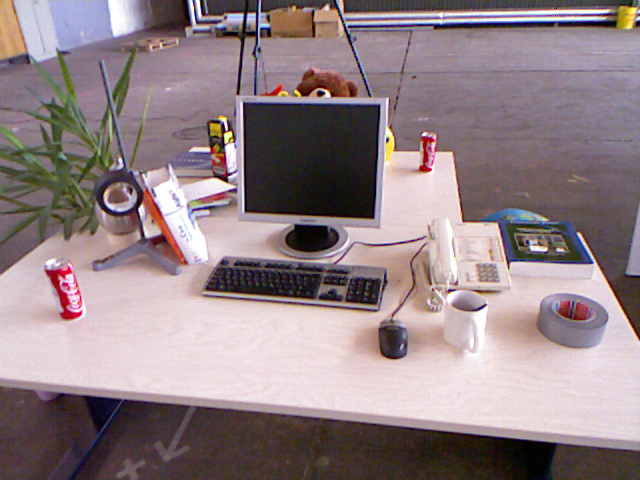
#> input picture Project5/Data/rgb/image1.png, 640 x 480 px
$ python 3d_reconstruct.py
#> lines starting #> are read from the running program, lines starting #| are printed output that depends on the picture
#!/usr/bin/env python3
"""CIS 693 - Project 5.

Author: John Oyster
Date:   June 26, 2020
Description:

    The objective of this project is to perform 3D indoor scene reconstruction.

    1. Write a program to create a 3D point cloud model based on the pinhole
       camera model. Use one RGB-D image (image1 rgb with image1 depth) that
       is captured using a Kinect camera, see included Data5.

       The essential parameters of RGB-D Microsoft Kinect Camera are as following:

       - Focal length:
            f_x = 521
            f_y = 521
       - Camera center:
            c_x = 325
            c_y = 250

    2. Repeat part 1 using two RGB-D images (image1 rgb with image1 depth and
       image2 rgb with image2 depth) to estimate the camera position assuming
       the camera position of image1 is at the origin (0,0,0).

       - To estimate the camera transformation matrix (T), apply Iterative
         Closed Point (ICP) method using point-to-plane error metric (or you
         may use any built-in function).
       - Once the T is estimated, transform point cloud of image 2 to image 1
         camera coordinates (you use any built-in function).
       - At the end, merge the two 3D point clouds.
"""
#  Copyright (c) 2020. John Oyster in agreement with Cleveland State University.
import copy
import numpy as np
import cv2
from mpl_toolkits.mplot3d import Axes3D
from matplotlib import pyplot as plt
import open3d as o3d


def point_cloud_pinhole(rgb_image, depth_image):
    # Get image properties
    width, height = rgb_image.shape[:2]
    depth_resolution = np.iinfo(depth_image.dtype).max

    # Define camera properties
    # Focal length:
    f_x = 521.0
    f_y = 521.0

    # Camera center:
    c_x = 325.0
    c_y = 250.0

    # Check images
    if rgb_image.shape[:2] != depth_image.shape[:2]:
        print("[DEBUG] Images need to have same shape")

    # Need to estimate the Image Transformation Matrix Ti
    # Where,
    #            Ti = [[R_i, t_i],
    #                  [0,   1]]
    #            R_i is from SO(3) rotation matrix
    #            t_ is from R^3 translation vector
    #
    #            p = pi(P) = (f_x (X/Z) + c_x,  f_y (y/Z) + c_y)^T
    cloud_list = []
    for row in range(width):
        for col in range(height):
            depth_val = np.float32(depth_image[row, col]) / 10000
            if depth_val == 0:
                continue
            projected_x = depth_val * (row - c_x) / f_x
            projected_y = depth_val * (col - c_y) / f_y
            r_pixel, g_pixel, b_pixel = rgb_image[row, col]
            datum = (projected_x, projected_y, depth_val, r_pixel, g_pixel, b_pixel)
            cloud_list.append(datum)

    return np.array(cloud_list)


def plot_point_cloud(cloud_list):

    fig = plt.figure()
    ax = fig.add_subplot(111, projection='3d')
    ax.set_xlim(cloud_list[:, 0].min(), cloud_list[:, 0].max())
    ax.set_ylim(cloud_list[:, 1].min(), cloud_list[:, 1].max())
    ax.set_zlim(cloud_list[:, 2].min(), cloud_list[:, 2].max())
    ax.set_xlabel('Width')
    ax.set_ylabel('Height')
    ax.set_zlabel('Depth')
    ax.scatter(cloud_list[:, 0], cloud_list[:, 1], cloud_list[:, 2])
    plt.show()


# [60 lines left out: functions draw_registration_result, pairwise_registration, full_registration, not called in this run]

# =====================================================================
# Above Functions taken from Open3D Documentation
# =====================================================================


def main():
    """Execute this routine if this file is called directly.

    This function is used to test the parameters of the SIFT method
    and make sure that it works.

    :return:        Errno = 0 if good
    :rtype:         int
    """
    # Get Images
    image1_rgb = cv2.imread("./Data/rgb/image1.png")
#> image1_rgb is the input picture: shape (480, 640, 3); mean B, G, R 133.9, 129.9, 146.3
    image1_rgb = cv2.cvtColor(image1_rgb, cv2.COLOR_BGR2RGB)
    image1_depth = cv2.imread("./Data/depth/image1.png")
    image1_depth = cv2.cvtColor(image1_depth, cv2.COLOR_BGR2GRAY)
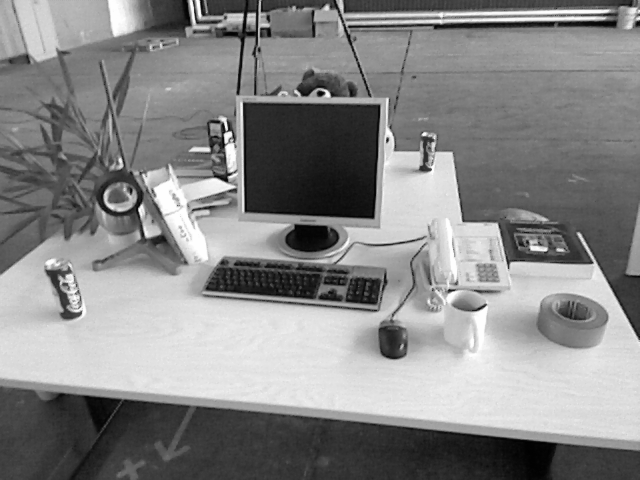
#> image1_depth: shape (480, 640); min 1, max 254, mean 135.2
    image2_rgb = cv2.imread("./Data/rgb/image2.png")
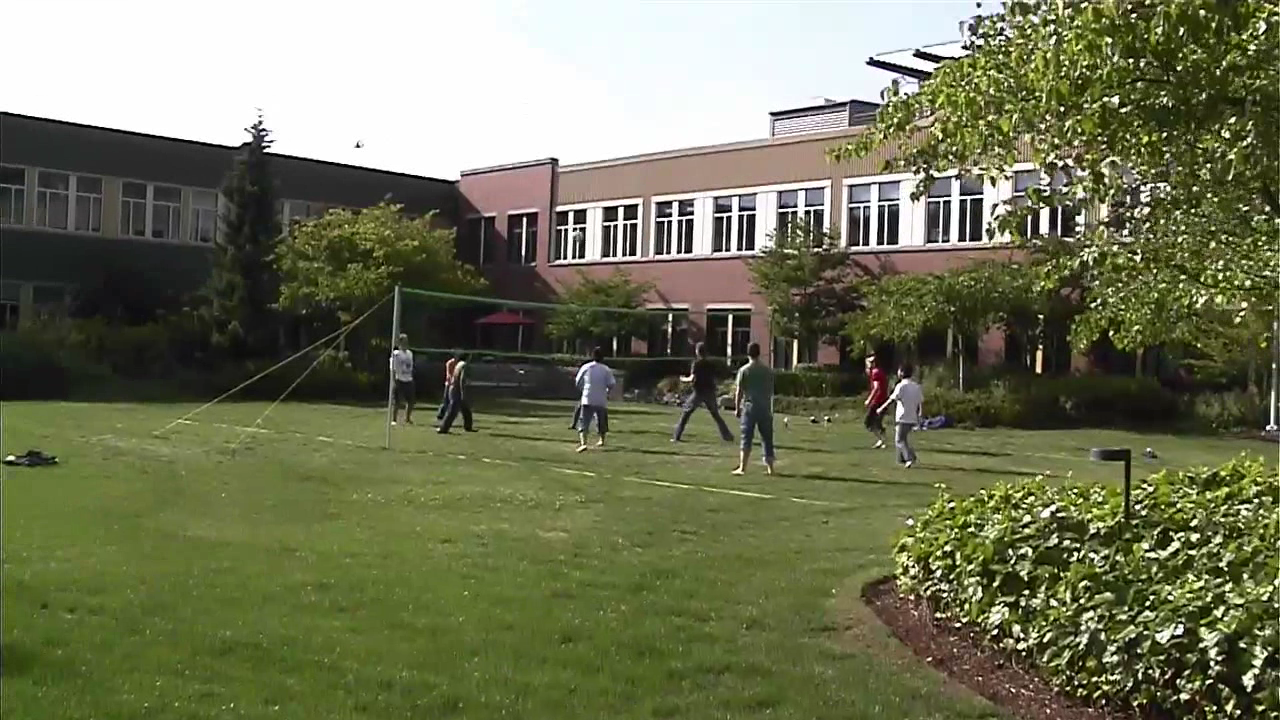
#> input picture Project4/Data/image2.png, 1280 x 720 px, found by its file name
#> image2_rgb is the input picture: shape (720, 1280, 3); mean B, G, R 86.1, 115, 111.4
    image2_rgb = cv2.cvtColor(image2_rgb, cv2.COLOR_BGR2RGB)
    image2_depth = cv2.imread("./Data/depth/image2.png")
    image2_depth = cv2.cvtColor(image2_depth, cv2.COLOR_BGR2GRAY)
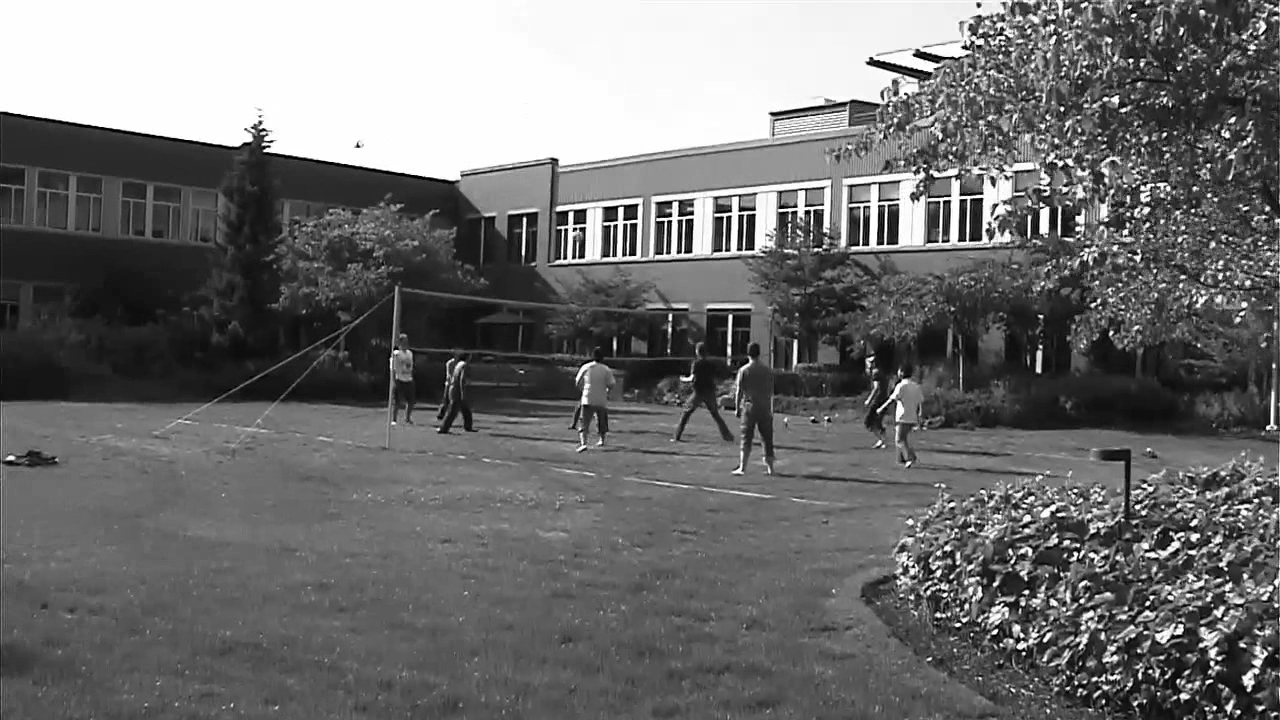
#> image2_depth: shape (720, 1280); min 0, max 255, mean 110.6

    # -----------------------------------------------------------------
    # Part 1 - Pinhole Camera Model
    pin_cloud = point_cloud_pinhole(image1_rgb, image1_depth)
#> after the loop in point_cloud_pinhole, `for row in range(width):`: cloud_list = 307200 items
    plot_point_cloud(pin_cloud)
#> in plot_point_cloud, `plt.show()`:
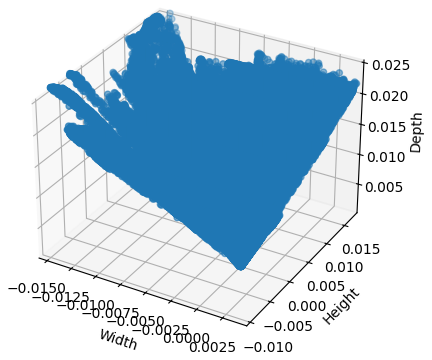
#> figure drawn by matplotlib, 1 panel

    # -----------------------------------------------------------------
    # Part 2

    # Define parameters
    voxel_size = 0.02

    # Define camera parameters from Part 1
    camera_parameters = o3d.camera.PinholeCameraIntrinsic()
    camera_parameters.set_intrinsics(640, 480, 521.0, 521.0, 325.0, 250.0)

    # Acquire RGB and Depth images using Open3D --> To RGBD Format
    # Scaling factor of 10000 taken from course slides
    image1_rgb = o3d.io.read_image("./Data/rgb/image1.png")
    image1_depth = o3d.io.read_image("./Data/depth/image1.png")
    image2_rgb = o3d.io.read_image("./Data/rgb/image2.png")
    image2_depth = o3d.io.read_image("./Data/depth/image2.png")
    image1_rgbd = o3d.geometry.RGBDImage.create_from_color_and_depth(
        image1_rgb, image1_depth, depth_scale=10000, convert_rgb_to_intensity=False)
    image2_rgbd = o3d.geometry.RGBDImage.create_from_color_and_depth(
        image2_rgb, image2_depth, depth_scale=10000, convert_rgb_to_intensity=False)

    # Plot sample source data
    plt.subplot(1, 2, 1)
    plt.title('RGB Image')
#> (the run stopped early here; a loop or call above may not have finished)
